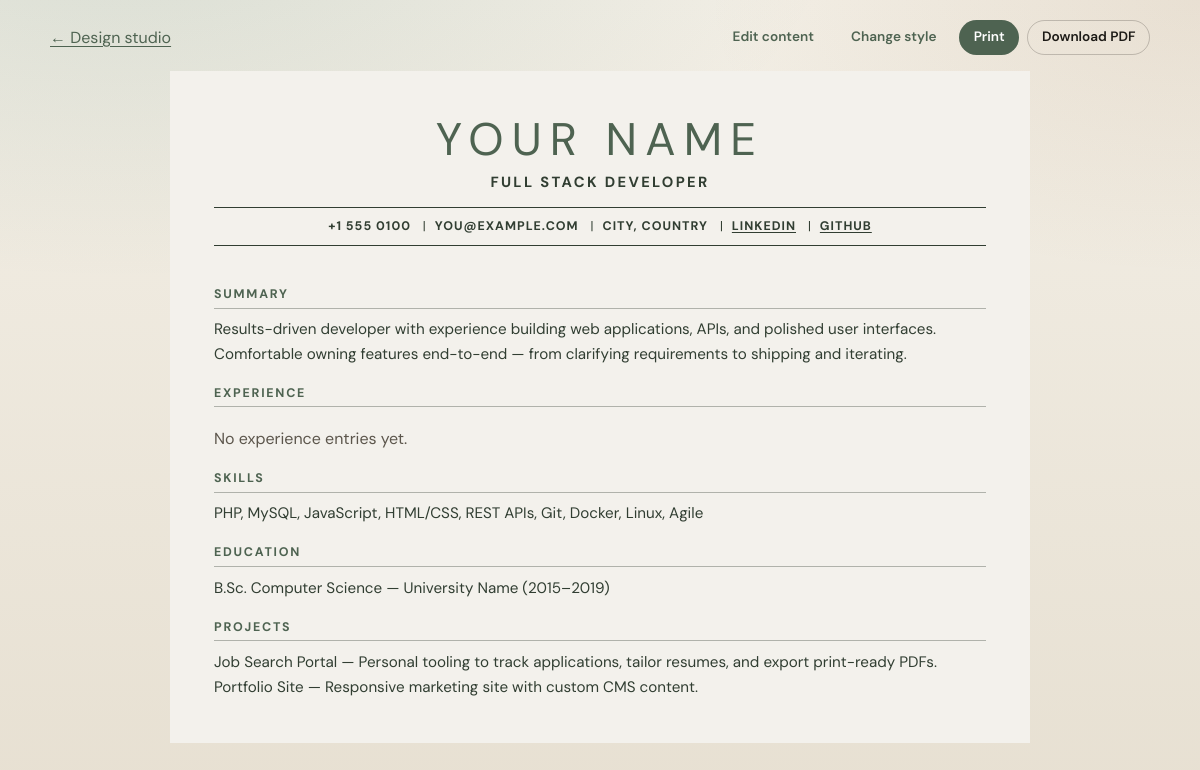
Screenshot of /resume.php with the database file from the repository.
### tables this page shows
CREATE TABLE resume_profile (
  id INT UNSIGNED NOT NULL AUTO_INCREMENT PRIMARY KEY,
  full_name VARCHAR(160) NOT NULL,
  title VARCHAR(200) NOT NULL DEFAULT '',
  email VARCHAR(160) NOT NULL DEFAULT '',
  phone VARCHAR(80) NOT NULL DEFAULT '',
  location VARCHAR(160) NOT NULL DEFAULT '',
  gender VARCHAR(40) NOT NULL DEFAULT '',
  date_of_birth DATE NULL,
  country VARCHAR(120) NOT NULL DEFAULT '',
  nationality VARCHAR(120) NOT NULL DEFAULT '',
  photo_path VARCHAR(255) NOT NULL DEFAULT '',
  show_photo TINYINT(1) NOT NULL DEFAULT 1,
  links JSON NULL,
  updated_at TIMESTAMP NOT NULL DEFAULT CURRENT_TIMESTAMP ON UPDATE CURRENT_TIMESTAMP
);

CREATE TABLE resume_sections (
  id INT UNSIGNED NOT NULL AUTO_INCREMENT PRIMARY KEY,
  section_key VARCHAR(64) NOT NULL,
  title VARCHAR(160) NOT NULL,
  body MEDIUMTEXT NOT NULL,
  sort_order INT NOT NULL DEFAULT 0,
  visible TINYINT(1) NOT NULL DEFAULT 1,
  UNIQUE KEY uq_section_key (section_key)
);

### src/Db.php (called while the page is built, shortened)
<?php
final class Db
{
    private static ?PDO $pdo = null;
    public static function pdo(): PDO
    {
        if (self::$pdo instanceof PDO) {
            return self::$pdo;
        }
        $url = getenv('DATABASE_URL') ?: '';
        $parts = parse_url($url);
        $dbName = ltrim($parts['path'], '/');
        $host = $parts['host'];
        $port = $parts['port'] ?? 3306;
        $user = $parts['user'] ?? 'db';
        $pass = $parts['pass'] ?? 'db';
        $dsn = sprintf('mysql:host=%s;port=%d;dbname=%s;charset=utf8mb4', $host, $port, $dbName);
        self::$pdo = new PDO($dsn, $user, $pass, [
            PDO::ATTR_ERRMODE => PDO::ERRMODE_EXCEPTION,
            PDO::ATTR_DEFAULT_FETCH_MODE => PDO::FETCH_ASSOC,
            PDO::ATTR_EMULATE_PREPARES => false,
        ]);
        return self::$pdo;
    }
}

### src/doc.php (called while the page is built, shortened)
<?php
function doc_view_options(): array
{
    $theme = App::resolveTheme($_GET['theme'] ?? null);
    $accent = App::resolveAccent($_GET['accent'] ?? null);
    $font = App::resolveFont($_GET['font'] ?? null);
    $embed = isset($_GET['embed']) && (string) $_GET['embed'] === '1';
    $pdfMode = (App::setting('pdf_mode', '0') ?: '0') === '1'
        || (isset($_GET['pdf']) && (string) $_GET['pdf'] === '1');
    return [
        'theme' => $theme,
        'accent' => $accent,
        'font' => $font,
        'embed' => $embed,
        'pdfMode' => $pdfMode,
        'company' => App::setting('active_company', '') ?: '',
    ];
}

### public/resume.php (the view, shortened to what this page needs)
<?php
require_once dirname(__DIR__) . '/src/layout.php';
require_once dirname(__DIR__) . '/src/doc.php';
require_once dirname(__DIR__) . '/src/profile_meta.php';
require_once dirname(__DIR__) . '/src/experience.php';
$opts = doc_view_options();
$profile = App::profile();
$sections = App::sections(true);
$experiences = App::experiences(true);
$theme = $opts['theme'];
$embed = $opts['embed'];
$pdfMode = $opts['pdfMode'];
if (!$embed):
?>
<main class="doc-toolbar no-print">
  <div class="doc-toolbar-inner">
    <a href="/design.php?doc=resume">&larr; Design studio</a>
    <div class="doc-actions">
      <a class="btn btn-small" href="/editor.php">Edit content</a>
      <a class="btn btn-small" href="/design.php?doc=resume">Change style</a>
      <button type="button" class="btn btn-small btn-primary" data-print>Print</button>
      <button type="button" class="btn btn-small btn-secondary" data-download-pdf>Download PDF</button>
    </div>
  </div>
</main>
<?php endif; ?>
<article class="resume theme-<?= App::e($theme) ?><?= $pdfMode ? ' pdf-ready' : '' ?><?= App::shouldShowPhoto($profile) ? ' has-photo' : ' no-photo' ?>" data-doc="resume">
  <header class="resume-header">
    <div class="resume-intro">
      <h1><?= App::e($profile['full_name']) ?></h1>
      <?php if (App::filled($profile['title'] ?? null)): ?>
        <p class="resume-title"><?= App::e($profile['title']) ?></p>
      <?php endif; ?>
    </div>
  </header>
  <?php foreach ($sections as $section): ?>
    <section class="resume-section">
      <h2><?= App::e($section['title']) ?></h2>
      <?php if (($section['section_key'] ?? '') === 'experience'): ?>
        <?php render_experience_entries($experiences); ?>
      <?php else: ?>
        <div class="resume-body"><?= App::nl2p($section['body']) ?></div>
      <?php endif; ?>
    </section>
  <?php endforeach; ?>
</article>

### src/App.php (shortened to what this page needs)
<?php
final class App
{
    public static function setting(string $key, ?string $default = null): ?string
    {
        $stmt = Db::pdo()->prepare('SELECT `value` FROM settings WHERE `key` = ? LIMIT 1');
        $stmt->execute([$key]);
        $row = $stmt->fetch();
        return (string) $row['value'];
    }
    public static function profile(): array
    {
        $row = Db::pdo()->query('SELECT * FROM resume_profile ORDER BY id ASC LIMIT 1')->fetch();
        $links = $row['links'];
        if (is_string($links)) {
            $decoded = json_decode($links, true);
            $row['links'] = is_array($decoded) ? $decoded : [];
        } elseif (!is_array($links)) {
            $row['links'] = [];
        }
        $row['show_photo'] = (int) ($row['show_photo'] ?? 1);
        $row['photo_path'] = (string) ($row['photo_path'] ?? '');
        return $row;
    }
    public static function photoUrl(array $profile): string
    {
        $path = (string) ($profile['photo_path'] ?? '');
        if ($path === '' || !preg_match('#^uploads/photos/[A-Za-z0-9._-]+$#', $path)) {
            return '';
        }
        return '/' . $path;
    }
    public static function shouldShowPhoto(array $profile): bool
    {
        return (int) ($profile['show_photo'] ?? 0) === 1 && self::photoUrl($profile) !== '';
    }
    public static function sections(bool $visibleOnly = false): array
    {
        $sql = 'SELECT * FROM resume_sections';
        if ($visibleOnly) {
            $sql .= ' WHERE visible = 1';
        }
        $sql .= ' ORDER BY sort_order ASC, id ASC';
        return Db::pdo()->query($sql)->fetchAll();
    }
    public static function e(?string $value): string
    {
        return htmlspecialchars((string) $value, ENT_QUOTES | ENT_SUBSTITUTE, 'UTF-8');
    }
    public static function nl2p(string $text): string
    {
        $text = trim($text);
        $paragraphs = preg_split("/\n{2,}/", $text) ?: [];
        $html = '';
        foreach ($paragraphs as $p) {
            $lines = preg_split("/\n/", $p) ?: [];
            $escaped = array_map(static fn(string $line): string => self::e($line), $lines);
            $html .= '<p>' . implode('<br>', $escaped) . '</p>';
        }
        return $html;
    }
    public static function themes(): array
    {
        return [
            'midnight' => [
                'label' => 'Midnight',
                'blurb' => 'Word-style dark letter — large caps name, Aptos/Arial, pipe contacts.',
            ],
            'sage' => [
                'label' => 'Sage',
                'blurb' => 'Word-style sage letter — centered name, Candara, contact between thin rules.',
            ],
            'classic' => [
                'label' => 'Classic',
                'blurb' => 'Serif name, accent underline — clean and traditional.',
            ],
            'modern' => [
                'label' => 'Modern',
                'blurb' => 'Bold left accent bar and open spacing.',
            ],
            'compact' => [
                'label' => 'Compact',
                'blurb' => 'Tighter type for one-page applications.',
            ],
            'sidebar' => [
                'label' => 'Sidebar',
                'blurb' => 'Colored side column for contact and name.',
            ],
            'executive' => [
                'label' => 'Executive',
                'blurb' => 'Clean left-aligned layout with refined rules — formal and sharp.',
            ],
            'company' => [
                'label' => 'Company tint',
                'blurb' => 'Soft brand wash using your accent color.',
            ],
            'banner' => [
                'label' => 'Banner',
                'blurb' => 'Full-width accent header band with white name.',
            ],
            'split' => [
                'label' => 'Split',
                'blurb' => 'Two-tone header with name left and contacts right.',
            ],
            'minimal' => [
                'label' => 'Minimal',
                'blurb' => 'Quiet typography, almost no decoration.',
            ],
            'slate' => [
                'label' => 'Slate',
                'blurb' => 'Dark slate header strip for strong contrast.',
            ],
            'serif' => [
                'label' => 'Editorial',
                'blurb' => 'Large serif headlines with editorial section titles.',
            ],
            'cards' => [
                'label' => 'Cards',
                'blurb' => 'Each section sits in a soft bordered card.',
            ],
        ];
    }
    public static function filled(?string $value): bool
    {
        return $value !== null && trim($value) !== '';
    }
    public static function themeKeys(): array
    {
        return array_keys(self::themes());
    }
    public static function fontKeys(): array
    {
        return array_keys(self::fonts());
    }
    public static function resolveFont(?string $font): string
    {
        $font = $font ?: (self::setting('font_family', 'candara') ?: 'candara');
        return in_array($font, self::fontKeys(), true) ? $font : 'candara';
    }
    public static function resolveTheme(?string $theme): string
    {
        $theme = $theme ?: (self::setting('theme', 'sage') ?: 'sage');
        return in_array($theme, self::themeKeys(), true) ? $theme : 'sage';
    }
    public static function resolveAccent(?string $accent): string
    {
        $accent = $accent ?: (self::setting('accent_color', '#4E6351') ?: '#4E6351');
        return preg_match('/^#[0-9A-Fa-f]{6}$/', $accent) ? $accent : '#4E6351';
    }
}

### src/experience.php (shortened to what this page needs)
<?php
function render_experience_entries(array $entries): void
{
    if (!$entries) {
        echo '<p class="empty">No experience entries yet.</p>';
        return;
    }
    ?>
    <?php
}

### public/assets/css/app.css (style rules this page uses)
:root { --bg: #f3efe6; --bg-deep: #e7e0d2; --ink: #1c1a16; --muted: #5c564c; --line: rgba(28, 26, 22, 0.12); --paper: #fffcf7; --accent: #1a5f4a; --accent-ink: #fff; --danger: #8b2e2e; --radius: 12px; --font: "DM Sans", system-ui, sans-serif; --display: "Instrument Serif", Georgia, serif; --shadow: 0 18px 40px rgba(28, 26, 22, 0.08); }
*, *::before, *::after { box-sizing: border-box; }
html { scroll-behavior: smooth; }
body { margin: 0; min-height: 100vh; font-family: var(--font); color: var(--ink); background: radial-gradient(1200px 600px at 10% -10%, rgba(26, 95, 74, 0.12), transparent 60%), radial-gradient(900px 500px at 100% 0%, rgba(140, 90, 40, 0.1), transparent 55%), linear-gradient(180deg, var(--bg) 0%, var(--bg-deep) 100%); line-height: 1.5; }
a { color: var(--accent); text-decoration-thickness: 1px; text-underline-offset: 0.18em; }
.btn { display: inline-flex; align-items: center; justify-content: center; gap: 0.4rem; border: 1px solid transparent; border-radius: 999px; padding: 0.7rem 1.2rem; font: inherit; font-weight: 600; font-size: 0.95rem; cursor: pointer; text-decoration: none; transition: transform 0.15s ease, background 0.15s ease, color 0.15s ease; }
.btn-primary { background: var(--accent); color: var(--accent-ink); }
.btn-secondary { background: transparent; color: var(--ink); border-color: color-mix(in srgb, var(--ink) 22%, transparent); }
.btn-small { padding: 0.4rem 0.85rem; font-size: 0.85rem; }
.panel-foot, .empty { margin-top: 1.25rem; color: var(--muted); }
.doc-toolbar { margin-bottom: 1rem; }
.doc-toolbar-inner { display: flex; justify-content: space-between; align-items: center; gap: 1rem; }
.doc-actions { display: flex; gap: 0.5rem; }

### public/assets/css/resume-themes.css (style rules this page uses)
.resume, .cover-letter { background: var(--paper); color: var(--ink); border: 1px solid var(--line); border-radius: calc(var(--radius) + 2px); padding: clamp(1.5rem, 4vw, 2.75rem); box-shadow: var(--shadow); max-width: 820px; margin: 0 auto; font-family: var(--doc-font, Georgia, serif); }
.resume-header h1, .letter-from strong { margin: 0; font-family: var(--doc-font, var(--display)); font-size: clamp(2.2rem, 5vw, 3rem); font-weight: 400; letter-spacing: -0.02em; line-height: 1.1; }
.resume-header { display: grid; gap: 1rem 1.25rem; align-items: start; }
.resume-intro { min-width: 0; }
.resume-title { margin: 0.35rem 0 0.75rem; color: var(--accent); font-weight: 600; font-size: 1.05rem; }
.resume-section { margin-top: 1.5rem; padding-top: 1rem; border-top: 1px solid var(--line); }
.resume-section:first-of-type { border-top: none; margin-top: 1rem; padding-top: 0; }
.resume-section h2 { margin: 0 0 0.55rem; font-size: 0.8rem; letter-spacing: 0.12em; text-transform: uppercase; color: var(--accent); font-weight: 700; }
.resume-body p, .letter-body p { margin: 0 0 0.75rem; }
.resume-body p:last-child, .letter-body p:last-child { margin-bottom: 0; }
.theme-sage.resume, .theme-sage.cover-letter { background: #f3f1ec; color: #313e32; border: none; box-shadow: none; border-radius: 0; max-width: 860px; }
.theme-sage .resume-header, .theme-sage .letter-from { text-align: center; border: none; padding: 0 0 1.1rem; margin: 0 0 1.35rem; display: grid; justify-items: center; gap: 0.35rem; }
.theme-sage .resume-intro { width: 100%; display: grid; justify-items: center; gap: 0.35rem; }
.theme-sage .resume-header h1, .theme-sage .letter-from strong { color: #4e6351; text-transform: uppercase; letter-spacing: 0.18em; font-weight: 400; font-size: clamp(2rem, 5vw, 2.85rem); }
.theme-sage .resume-title, .theme-sage .letter-from span { color: #313e32; text-transform: uppercase; letter-spacing: 0.16em; font-weight: 700; font-size: 0.92rem; margin: 0; }
.theme-sage .resume-section { border-top: none; margin-top: 1.1rem; padding-top: 0; }
.theme-sage .resume-section h2 { color: #4e6351; text-transform: uppercase; letter-spacing: 0.14em; font-size: 0.78rem; border-bottom: 1px solid color-mix(in srgb, #313e32 35%, transparent); padding-bottom: 0.25rem; margin-bottom: 0.55rem; }
.theme-sage .resume-body, .theme-sage .letter-body { color: #313e32; font-size: 0.95rem; line-height: 1.6; }

### rows the page displays
resume_profile: full_name "YOUR NAME", title "FULL STACK DEVELOPER"
resume_sections: title "SUMMARY", body "Results-driven developer with experience building web applications, APIs, and polished user interfaces. Comfortable owning features end-to-end — from clarifying requirements to shipping and iterating."
resume_sections: title "EXPERIENCE", section_key "No experience entries yet."
resume_sections: title "SKILLS", body "PHP, MySQL, JavaScript, HTML/CSS, REST APIs, Git, Docker, Linux, Agile"
resume_sections: title "EDUCATION", body "B.Sc. Computer Science — University Name (2015–2019)"
resume_sections: title "PROJECTS", body "Job Search Portal — Personal tooling to track applications, tailor resumes, and export print-ready PDFs. Portfolio Site — Responsive marketing site with custom CMS content."

### other values shown
App::e($item['text']) "+1 555 0100"
App::e($item['text']) "YOU@EXAMPLE.COM"
App::e($item['text']) "CITY, COUNTRY"
App::e($item['text']) "LINKEDIN"
App::e($item['text']) "GITHUB"
